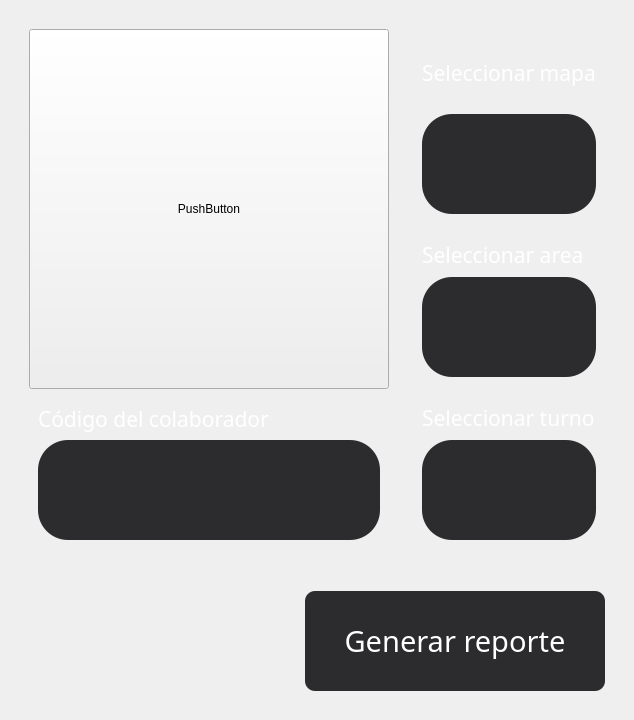
                 <widget class="QFrame" name="frame_generar_report">
                  <property name="maximumSize">
                   <size>
                    <width>16777215</width>
                    <height>16777215</height>
                   </size>
                  </property>
                  <layout class="QVBoxLayout" name="frame_generar">
                   <item>
                    <widget class="QFrame" name="horizontalFrame">
                     <property name="maximumSize">
                      <size>
                       <width>16777215</width>
                       <height>700</height>
                      </size>
                     </property>
                     <layout class="QHBoxLayout" name="horizontalLayout_72">
                      <item>
                       <widget class="QFrame" name="verticalFrame_2">
                        <property name="maximumSize">
                         <size>
                          <width>16777215</width>
                          <height>10000000</height>
                         </size>
                        </property>
                        <layout class="QVBoxLayout" name="verticalLayout_61">
                         <item alignment="Qt::AlignHCenter">
                          <widget class="QPushButton" name="btn_profile_report">
                           <property name="minimumSize">
                            <size>
                             <width>360</width>
                             <height>360</height>
                            </size>
                           </property>
                           <property name="maximumSize">
                            <size>
                             <width>360</width>
                             <height>360</height>
                            </size>
                           </property>
                           <property name="text">
                            <string>PushButton</string>
                           </property>
                          </widget>
                         </item>
                         <item>
                          <widget class="QFrame" name="verticalFrame_21">
                           <property name="maximumSize">
                            <size>
                             <width>16777215</width>
                             <height>200</height>
                            </size>
                           </property>
                           <layout class="QVBoxLayout" name="verticalLayout_66">
                            <item>
                             <widget class="QLabel" name="label_mode_6">
                              <property name="minimumSize">
                               <size>
                                <width>100</width>
                                <height>0</height>
                               </size>
                              </property>
                              <property name="maximumSize">
                               <size>
                                <width>300</width>
                                <height>100</height>
                               </size>
                              </property>
                              <property name="font">
                               <font>
                                <family>Segoe UI Variable</family>
                                <pointsize>16</pointsize>
                               </font>
                              </property>
                              <property name="autoFillBackground">
                               <bool>false</bool>
                              </property>
                              <property name="styleSheet">
                               <string notr="true">color:rgb(255, 255, 255)</string>
                              </property>
                              <property name="text">
                               <string>Código del colaborador</string>
                              </property>
                              <property name="alignment">
                               <set>Qt::AlignLeading|Qt::AlignLeft|Qt::AlignVCenter</set>
                              </property>
                             </widget>
                            </item>
                            <item>
                             <widget class="QComboBox" name="comboCodigo">
                              <property name="minimumSize">
                               <size>
                                <width>0</width>
                                <height>100</height>
                               </size>
                              </property>
                              <property name="maximumSize">
                               <size>
                                <width>16777215</width>
                                <height>100</height>
                               </size>
                              </property>
                              <property name="font">
                               <font>
                                <family>Segoe UI Variable</family>
                                <pointsize>18</pointsize>
                               </font>
                              </property>
                              <property name="styleSheet">
                               <string notr="true">QComboBox{	
	
	color:white;
	background-color:#2C2C2F;
	border-radius: 30px;
}
QComboBox::drop-down{
	border:0px;
}
QComboBox::down-arrow{
	image: url(:/icono/desplegar.svg);
	height: 40px;
	width:40px;
	margin-right:80px;

}</string>
                              </property>
                             </widget>
                            </item>
                           </layout>
                          </widget>
                         </item>
                        </layout>
                       </widget>
                      </item>
                      <item>
                       <widget class="QFrame" name="verticalFrame">
                        <property name="maximumSize">
                         <size>
                          <width>16777215</width>
                          <height>600</height>
                         </size>
                        </property>
                        <layout class="QVBoxLayout" name="verticalLayout_60">
                         <item>
                          <widget class="QFrame" name="verticalFrame_2">
                           <property name="maximumSize">
                            <size>
                             <width>16777215</width>
                             <height>200</height>
                            </size>
                           </property>
                           <layout class="QVBoxLayout" name="verticalLayout_68">
                            <item>
                             <widget class="QLabel" name="label_mode_3">
                              <property name="minimumSize">
                               <size>
                                <width>100</width>
                                <height>70</height>
                               </size>
                              </property>
                              <property name="maximumSize">
                               <size>
                                <width>230</width>
                                <height>70</height>
                               </size>
                              </property>
                              <property name="font">
                               <font>
                                <family>Segoe UI Variable</family>
                                <pointsize>16</pointsize>
                               </font>
                              </property>
                              <property name="autoFillBackground">
                               <bool>false</bool>
                              </property>
                              <property name="styleSheet">
                               <string notr="true">color:rgb(255, 255, 255)</string>
                              </property>
                              <property name="text">
                               <string>Seleccionar mapa</string>
                              </property>
                              <property name="alignment">
                               <set>Qt::AlignLeading|Qt::AlignLeft|Qt::AlignVCenter</set>
                              </property>
                             </widget>
                            </item>
                            <item>
                             <widget class="QComboBox" name="comboMapa">
                              <property name="minimumSize">
                               <size>
                                <width>0</width>
                                <height>100</height>
                               </size>
                              </property>
                              <property name="maximumSize">
                               <size>
                                <width>16777215</width>
                                <height>100</height>
                               </size>
                              </property>
                              <property name="font">
                               <font>
                                <family>Segoe UI Variable</family>
                                <pointsize>18</pointsize>
                               </font>
                              </property>
                              <property name="styleSheet">
                               <string notr="true">
QComboBox::down-arrow{
	image: url(:/icono/desplegar.svg);
	height: 40px;
	width:40px;
	margin-right:100px;

}
QComboBox::drop-down{
	border:0px;
}
QComboBox{	
	
	color:white;
	background-color:#2C2C2F;
	border-radius: 30px;
}
QComboBox:on{	
	
	border:20px;
}</string>
                              </property>
                              <item>
                               <property name="text">
                                <string/>
                               </property>
                              </item>
                             </widget>
                            </item>
                           </layout>
                          </widget>
                         </item>
                         <item>
                          <widget class="QFrame" name="verticalFrame">
                           <property name="maximumSize">
                            <size>
                             <width>16777215</width>
                             <height>200</height>
                            </size>
                           </property>
                           <layout class="QVBoxLayout" name="verticalLayout_62">
                            <item>
                             <widget class="QLabel" name="label_mode_4">
                              <property name="minimumSize">
                               <size>
                                <width>100</width>
                                <height>0</height>
                               </size>
                              </property>
                              <property name="maximumSize">
                               <size>
                                <width>230</width>
                                <height>100</height>
                               </size>
                              </property>
                              <property name="font">
                               <font>
                                <family>Segoe UI Variable</family>
                                <pointsize>16</pointsize>
                               </font>
                              </property>
                              <property name="autoFillBackground">
                               <bool>false</bool>
                              </property>
                              <property name="styleSheet">
                               <string notr="true">color:rgb(255, 255, 255)</string>
                              </property>
                              <property name="text">
                               <string>Seleccionar area</string>
                              </property>
                              <property name="alignment">
                               <set>Qt::AlignLeading|Qt::AlignLeft|Qt::AlignVCenter</set>
                              </property>
                             </widget>
                            </item>
                            <item>
                             <widget class="QComboBox" name="comboArea">
                              <property name="minimumSize">
                               <size>
                                <width>0</width>
                                <height>100</height>
                               </size>
                              </property>
                              <property name="maximumSize">
                               <size>
                                <width>16777215</width>
                                <height>100</height>
                               </size>
                              </property>
                              <property name="font">
                               <font>
                                <family>Segoe UI Variable</family>
                                <pointsize>18</pointsize>
                               </font>
                              </property>
                              <property name="styleSheet">
                               <string notr="true">QComboBox{	
	
	color:white;
	background-color:#2C2C2F;
	border-radius: 30px;
}
QComboBox::drop-down{
	border:0px;
}
QComboBox::down-arrow{
	image: url(:/icono/desplegar.svg);
	height: 40px;
	width:40px;
	margin-right:80px;

}</string>
                              </property>
                              <item>
                               <property name="text">
                                <string/>
                               </property>
                              </item>
                             </widget>
                            </item>
                           </layout>
                          </widget>
                         </item>
                         <item>
                          <widget class="QFrame" name="verticalFrame_6">
                           <property name="maximumSize">
                            <size>
                             <width>16777215</width>
                             <height>200</height>
                            </size>
                           </property>
                           <layout class="QVBoxLayout" name="verticalLayout_63">
                            <item>
                             <widget class="QLabel" name="label_mode_5">
                              <property name="minimumSize">
                               <size>
                                <width>100</width>
                                <height>0</height>
                               </size>
                              </property>
                              <property name="maximumSize">
                               <size>
                                <width>230</width>
                                <height>100</height>
                               </size>
                              </property>
                              <property name="font">
                               <font>
                                <family>Segoe UI Variable</family>
                                <pointsize>16</pointsize>
                               </font>
                              </property>
                              <property name="autoFillBackground">
                               <bool>false</bool>
                              </property>
                              <property name="styleSheet">
                               <string notr="true">color:rgb(255, 255, 255)</string>
                              </property>
                              <property name="text">
                               <string>Seleccionar turno</string>
                              </property>
                              <property name="alignment">
                               <set>Qt::AlignLeading|Qt::AlignLeft|Qt::AlignVCenter</set>
                              </property>
                             </widget>
                            </item>
                            <item>
                             <widget class="QComboBox" name="comboTurno">
                              <property name="minimumSize">
                               <size>
                                <width>0</width>
                                <height>100</height>
                               </size>
                              </property>
                              <property name="maximumSize">
                               <size>
                                <width>16777215</width>
                                <height>100</height>
                               </size>
                              </property>
                              <property name="font">
                               <font>
                                <family>Segoe UI Variable</family>
                                <pointsize>18</pointsize>
                               </font>
                              </property>
                              <property name="styleSheet">
                               <string notr="true">QComboBox{	
	
	color:white;
	background-color:#2C2C2F;
	border-radius: 30px;
}
QComboBox::drop-down{
	border:0px;
}
QComboBox::down-arrow{
	image: url(:/icono/desplegar.svg);
	height: 40px;
	width:40px;
	margin-right:80px;

}</string>
                              </property>
                              <item>
                               <property name="text">
                                <string/>
                               </property>
                              </item>
                              <item>
                               <property name="text">
                                <string>Dia</string>
                               </property>
                              </item>
                              <item>
                               <property name="text">
                                <string>Tarde</string>
                               </property>
                              </item>
                              <item>
                               <property name="text">
                                <string>Noche</string>
                               </property>
                              </item>
                             </widget>
                            </item>
                           </layout>
                          </widget>
                         </item>
                        </layout>
                       </widget>
                      </item>
                     </layout>
                    </widget>
                   </item>
                   <item>
                    <widget class="QFrame" name="horizontalFrame">
                     <property name="maximumSize">
                      <size>
                       <width>16777215</width>
                       <height>140</height>
                      </size>
                     </property>
                     <layout class="QHBoxLayout" name="horizontalLayout_61">
                      <item>
                       <widget class="QFrame" name="verticalFrame">
                        <property name="maximumSize">
                         <size>
                          <width>16777215</width>
                          <height>130</height>
                         </size>
                        </property>
                        <property name="layoutDirection">
                         <enum>Qt::LeftToRight</enum>
                        </property>
                        <layout class="QVBoxLayout" name="verticalLayout_59">
                         <item>
                          <widget class="QPushButton" name="btn_gen_report">
                           <property name="minimumSize">
                            <size>
                             <width>0</width>
                             <height>100</height>
                            </size>
                           </property>
                           <property name="maximumSize">
                            <size>
                             <width>300</width>
                             <height>100</height>
                            </size>
                           </property>
                           <property name="font">
                            <font>
                             <family>Segoe UI Variable</family>
                             <pointsize>22</pointsize>
                            </font>
                           </property>
                           <property name="layoutDirection">
                            <enum>Qt::RightToLeft</enum>
                           </property>
                           <property name="styleSheet">
                            <string notr="true">QPushButton::QAbstractButton:icon {
	color: rgb(255, 255, 255);
}

QPushButton {
	border: none;
	border-radius: 10px;
	background-color: #2C2C2F;
	color: rgb(255, 255, 255);
}

QPushButton:hover {
	border: none;
	background-color: #EA6C36;
	border-radius: 10px;
	color: black;
}</string>
                           </property>
                           <property name="text">
                            <string>Generar reporte</string>
                           </property>
                          </widget>
                         </item>
                        </layout>
                       </widget>
                      </item>
                     </layout>
                    </widget>
                   </item>
                  </layout>
                 </widget>
